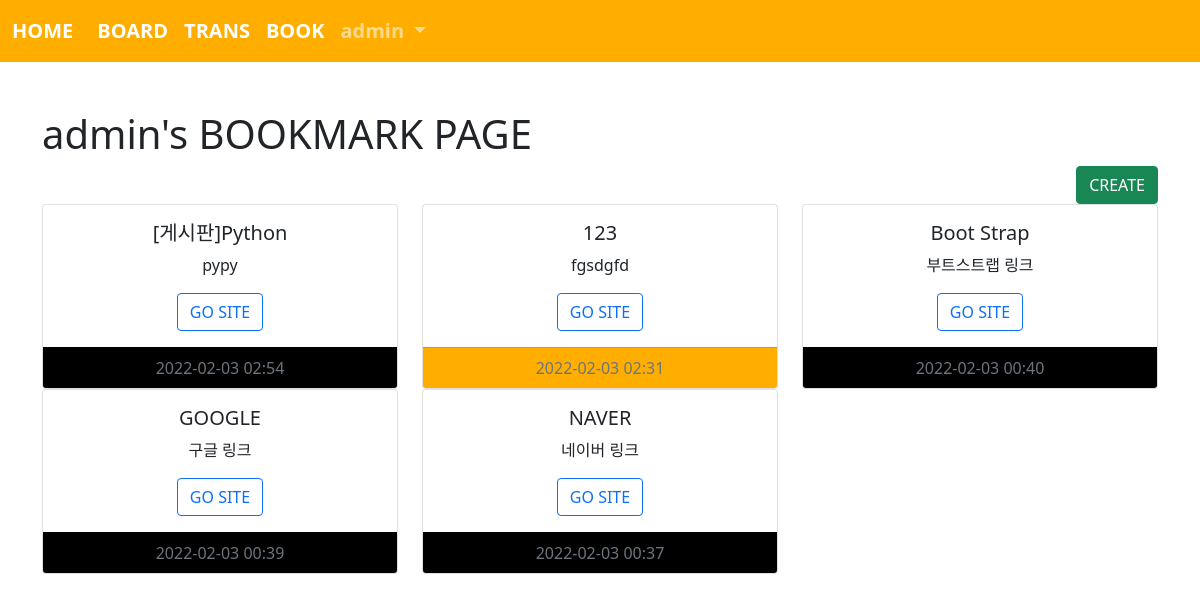
Screenshot of /book/index/ (signed in) with the database file from the repository.
### acc/models.py (models this page shows, shortened)
class User(AbstractUser):
    comment = models.TextField()
    age = models.IntegerField(default=0)
    point = models.IntegerField(default=0)
    pic = models.ImageField(upload_to="acc/%y/%m")

### book/models.py (models this page shows, shortened)
class Book(models.Model):
    site_name = models.CharField(max_length=100)
    site_url = models.TextField()
    content = models.TextField()
    user = models.ForeignKey(User, on_delete=models.CASCADE)
    impo = models.BooleanField(default=False)
    pubdate = models.DateTimeField()

### book/views.py (the view)
# urls.py: path('index/', views.index, name="index"),
def index(request):
    b = request.user.book_set.all().order_by('-pubdate')
    context = {
        'blist' : b,
    }
    return render(request, 'book/index.html', context)

### template/book/index.html
{% extends 'base.html' %}
{% block con %}
<div class="container mt-5 mb-5">
    <h1>{{user}}'s BOOKMARK PAGE</h1>
    <div class="text-end">
        <a href="{% url 'book:create' %}"><button class="btn btn-success">CREATE</button></a>
    </div>
    <div class="row">
    {% for i in blist %}
        <div class="col-lg-4">
            <div class="card text-center">
                <div class="card-body">
                    <h5 class="card-title">{{i.site_name}}</h5>
                    <p class="card-text">{{i.content}}</p>
                    <a href="{{i.site_url}}" class="btn btn-outline-primary">GO SITE</a>
                </div>
                <div class="card-footer text-muted" {% if i.impo %} style="background-color: black; "{% else %} style="background-color: rgb(255, 174, 0)" {% endif %}>
                    {{ i.pubdate |date:'Y-m-d H:i' }}
                  </div>
            </div>
        </div>
    {% endfor %}
    </div>
</div>
{% endblock %}

### template/base.html (shortened to what this page needs)
<!doctype html>
<html lang="en">
    <head>
        <link href="https://cdn.jsdelivr.net/npm/bootstrap@5.1.3/dist/css/bootstrap.min.css" rel="stylesheet">
    </head>
    <body>
        {% if user.is_authenticated %}
        <nav class="navbar navbar-expand-lg navbar-dark" style="background-color: rgb(255, 174, 0); font-size: 20px; font-weight: bold;">
            <div class="container-fluid">
                <a class="navbar-brand" href="{% url 'acc:index' %}">HOME</a>
                <div class="collapse navbar-collapse" id="navbarSupportedContent">
                    <ul class="navbar-nav me-auto mb-2 mb-lg-0">
                        <li class="nav-item">
                            <a class="nav-link active" aria-current="page" href="{% url 'board:index' %}">BOARD</a>
                        </li>
                        <li class="nav-item">
                            <a class="nav-link active" aria-current="page" href="{% url 'trans:index' %}">TRANS</a>
                        </li>
                        <li class="nav-item">
                            <a class="nav-link active" aria-current="page" href="{% url 'book:index' %}">BOOK</a>
                        </li>
                        <li class="nav-item dropdown">
                            <a class="nav-link dropdown-toggle" href="#" id="navbarDropdown" role="button" data-bs-toggle="dropdown" aria-expanded="false">
                                {{ user.username }}
                            </a>
                        </li>
                    </div>
                </div>
            </nav>
            {% block con %}
            {% endblock %}
        {% endif %}
    </body>
</html>

### rows the page displays
User: username "admin"
Book: site_name "[게시판]Python", content "pypy", pubdate "2022-02-03 02:54"
Book: site_name "123", content "fgsdgfd", pubdate "2022-02-03 02:31"
Book: site_name "Boot Strap", content "부트스트랩 링크", pubdate "2022-02-03 00:40"
Book: site_name "GOOGLE", content "구글 링크", pubdate "2022-02-03 00:39"
Book: site_name "NAVER", content "네이버 링크", pubdate "2022-02-03 00:37"
